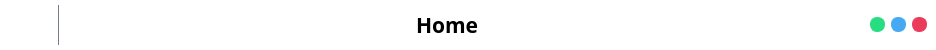
       <widget class="QFrame" name="top_title_bar">
        <property name="minimumSize">
         <size>
          <width>0</width>
          <height>50</height>
         </size>
        </property>
        <property name="maximumSize">
         <size>
          <width>16777215</width>
          <height>50</height>
         </size>
        </property>
        <property name="styleSheet">
         <string notr="true">QFrame{

	
	background-color: rgb(255, 255, 255);
	border	:none;


}</string>
        </property>
        <property name="frameShape">
         <enum>QFrame::NoFrame</enum>
        </property>
        <property name="frameShadow">
         <enum>QFrame::Raised</enum>
        </property>
        <layout class="QHBoxLayout" name="horizontalLayout">
         <property name="spacing">
          <number>0</number>
         </property>
         <property name="leftMargin">
          <number>0</number>
         </property>
         <property name="topMargin">
          <number>0</number>
         </property>
         <property name="rightMargin">
          <number>0</number>
         </property>
         <property name="bottomMargin">
          <number>0</number>
         </property>
         <item>
          <widget class="QFrame" name="frame_4">
           <property name="minimumSize">
            <size>
             <width>0</width>
             <height>0</height>
            </size>
           </property>
           <property name="frameShape">
            <enum>QFrame::StyledPanel</enum>
           </property>
           <property name="frameShadow">
            <enum>QFrame::Raised</enum>
           </property>
           <layout class="QHBoxLayout" name="horizontalLayout_2">
            <property name="spacing">
             <number>0</number>
            </property>
            <property name="leftMargin">
             <number>0</number>
            </property>
            <property name="topMargin">
             <number>0</number>
            </property>
            <property name="rightMargin">
             <number>0</number>
            </property>
            <property name="bottomMargin">
             <number>0</number>
            </property>
            <item>
             <widget class="QFrame" name="title_bar_left_spacer_2">
              <property name="maximumSize">
               <size>
                <width>65</width>
                <height>16777215</height>
               </size>
              </property>
              <property name="styleSheet">
               <string notr="true">border:none;</string>
              </property>
              <property name="frameShape">
               <enum>QFrame::StyledPanel</enum>
              </property>
              <property name="frameShadow">
               <enum>QFrame::Raised</enum>
              </property>
              <layout class="QHBoxLayout" name="horizontalLayout_23">
               <property name="spacing">
                <number>0</number>
               </property>
               <property name="leftMargin">
                <number>0</number>
               </property>
               <property name="topMargin">
                <number>0</number>
               </property>
               <property name="rightMargin">
                <number>0</number>
               </property>
               <property name="bottomMargin">
                <number>0</number>
               </property>
               <item>
                <widget class="QPushButton" name="home_btn">
                 <property name="minimumSize">
                  <size>
                   <width>58</width>
                   <height>0</height>
                  </size>
                 </property>
                 <property name="maximumSize">
                  <size>
                   <width>49</width>
                   <height>50</height>
                  </size>
                 </property>
                 <property name="toolTip">
                  <string>Home</string>
                 </property>
                 <property name="styleSheet">
                  <string notr="true">QPushButton{

	background-image: url(:/image/style/btn.png);
    background-position: center;
    background-repeat: no-repeat;
	border:0px solid;

}</string>
                 </property>
                 <property name="text">
                  <string/>
                 </property>
                </widget>
               </item>
               <item>
                <widget class="Line" name="line_3">
                 <property name="windowModality">
                  <enum>Qt::ApplicationModal</enum>
                 </property>
                 <property name="minimumSize">
                  <size>
                   <width>1</width>
                   <height>2</height>
                  </size>
                 </property>
                 <property name="maximumSize">
                  <size>
                   <width>1</width>
                   <height>40</height>
                  </size>
                 </property>
                 <property name="styleSheet">
                  <string notr="true">border:none;

background-color: rgb(116, 125, 140);
</string>
                 </property>
                 <property name="frameShadow">
                  <enum>QFrame::Sunken</enum>
                 </property>
                 <property name="lineWidth">
                  <number>1</number>
                 </property>
                 <property name="orientation">
                  <enum>Qt::Vertical</enum>
                 </property>
                </widget>
               </item>
              </layout>
             </widget>
            </item>
           </layout>
          </widget>
         </item>
         <item>
          <spacer name="horizontalSpacer">
           <property name="orientation">
            <enum>Qt::Horizontal</enum>
           </property>
           <property name="sizeHint" stdset="0">
            <size>
             <width>348</width>
             <height>20</height>
            </size>
           </property>
          </spacer>
         </item>
         <item>
          <widget class="QFrame" name="frame_23">
           <property name="frameShape">
            <enum>QFrame::StyledPanel</enum>
           </property>
           <property name="frameShadow">
            <enum>QFrame::Raised</enum>
           </property>
           <layout class="QHBoxLayout" name="horizontalLayout_26">
            <item>
             <widget class="QLabel" name="title_lbl">
              <property name="font">
               <font>
                <family>Poppins SemiBold</family>
                <pointsize>16</pointsize>
                <weight>75</weight>
                <bold>true</bold>
               </font>
              </property>
              <property name="text">
               <string>Home</string>
              </property>
             </widget>
            </item>
           </layout>
          </widget>
         </item>
         <item>
          <spacer name="horizontalSpacer_2">
           <property name="orientation">
            <enum>Qt::Horizontal</enum>
           </property>
           <property name="sizeHint" stdset="0">
            <size>
             <width>347</width>
             <height>20</height>
            </size>
           </property>
          </spacer>
         </item>
         <item>
          <widget class="QFrame" name="frame_22">
           <property name="frameShape">
            <enum>QFrame::StyledPanel</enum>
           </property>
           <property name="frameShadow">
            <enum>QFrame::Raised</enum>
           </property>
           <layout class="QHBoxLayout" name="horizontalLayout_25">
            <property name="spacing">
             <number>0</number>
            </property>
            <property name="leftMargin">
             <number>0</number>
            </property>
            <property name="topMargin">
             <number>0</number>
            </property>
            <property name="rightMargin">
             <number>0</number>
            </property>
            <property name="bottomMargin">
             <number>0</number>
            </property>
            <item>
             <widget class="QFrame" name="title_btn_container_2">
              <property name="minimumSize">
               <size>
                <width>0</width>
                <height>0</height>
               </size>
              </property>
              <property name="styleSheet">
               <string notr="true">border:none;</string>
              </property>
              <property name="frameShape">
               <enum>QFrame::StyledPanel</enum>
              </property>
              <property name="frameShadow">
               <enum>QFrame::Raised</enum>
              </property>
              <layout class="QHBoxLayout" name="horizontalLayout_24">
               <item>
                <widget class="QPushButton" name="ful_scrn_btn">
                 <property name="maximumSize">
                  <size>
                   <width>20</width>
                   <height>20</height>
                  </size>
                 </property>
                 <property name="toolTip">
                  <string>Ful screen</string>
                 </property>
                 <property name="styleSheet">
                  <string notr="true">QPushButton{

	background-image:url(&quot;C:/Users/Dilhara/Desktop/New UI/new ui/ful.png&quot;);
    background-position: center;
    background-repeat: no-repeat;
	border:0px solid;

}

QPushButton:hover{

	border:1px solid;
	border-radius:7px;
	border-color: rgb(69, 170, 242);

}
</string>
                 </property>
                 <property name="text">
                  <string/>
                 </property>
                </widget>
               </item>
               <item>
                <widget class="QPushButton" name="minimize_btn">
                 <property name="maximumSize">
                  <size>
                   <width>15</width>
                   <height>15</height>
                  </size>
                 </property>
                 <property name="toolTip">
                  <string>Minimize</string>
                 </property>
                 <property name="styleSheet">
                  <string notr="true">QPushButton{

	border:1px solid;
	
	background-color: rgb(38, 222, 129);
	border-color: rgb(38, 222, 129);
	border-radius:7px;

}</string>
                 </property>
                 <property name="text">
                  <string/>
                 </property>
                </widget>
               </item>
               <item>
                <widget class="QPushButton" name="maxmize_btn">
                 <property name="maximumSize">
                  <size>
                   <width>15</width>
                   <height>15</height>
                  </size>
                 </property>
                 <property name="toolTip">
                  <string>Maximize</string>
                 </property>
                 <property name="styleSheet">
                  <string notr="true">QPushButton{

	border:1px solid;
	background-color: rgb(69, 170, 242);
	border-color: rgb(69, 170, 242);
	border-radius:7px;

}</string>
                 </property>
                 <property name="text">
                  <string/>
                 </property>
                </widget>
               </item>
               <item>
                <widget class="QPushButton" name="close_btn">
                 <property name="maximumSize">
                  <size>
                   <width>15</width>
                   <height>15</height>
                  </size>
                 </property>
                 <property name="toolTip">
                  <string>Close</string>
                 </property>
                 <property name="styleSheet">
                  <string notr="true">QPushButton{


	border:1px solid;
	background-color: rgb(235, 59, 90);
	border-color: rgb(235, 59, 90);
	border-radius:7px;

}</string>
                 </property>
                 <property name="text">
                  <string/>
                 </property>
                </widget>
               </item>
              </layout>
             </widget>
            </item>
           </layout>
          </widget>
         </item>
        </layout>
       </widget>
